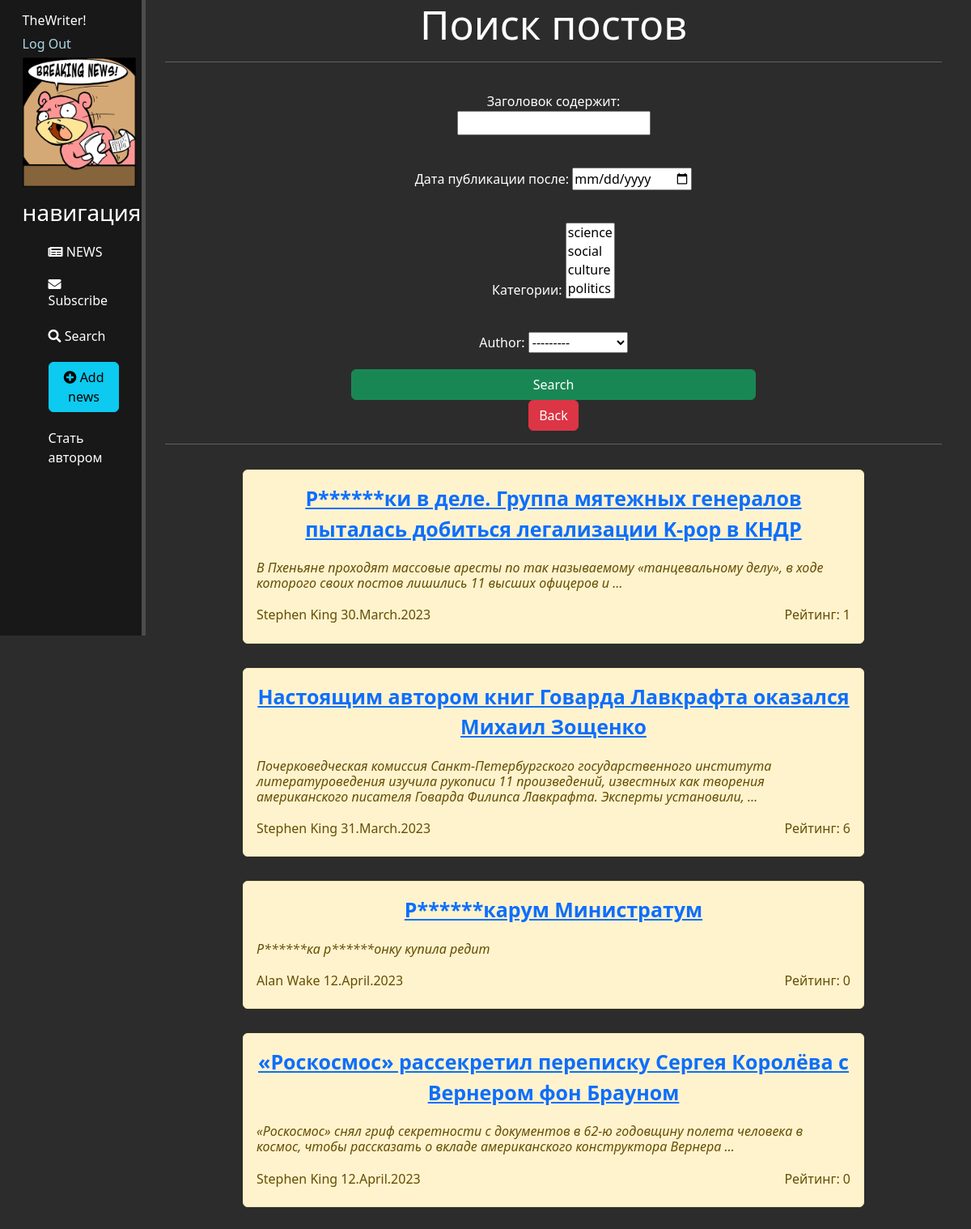
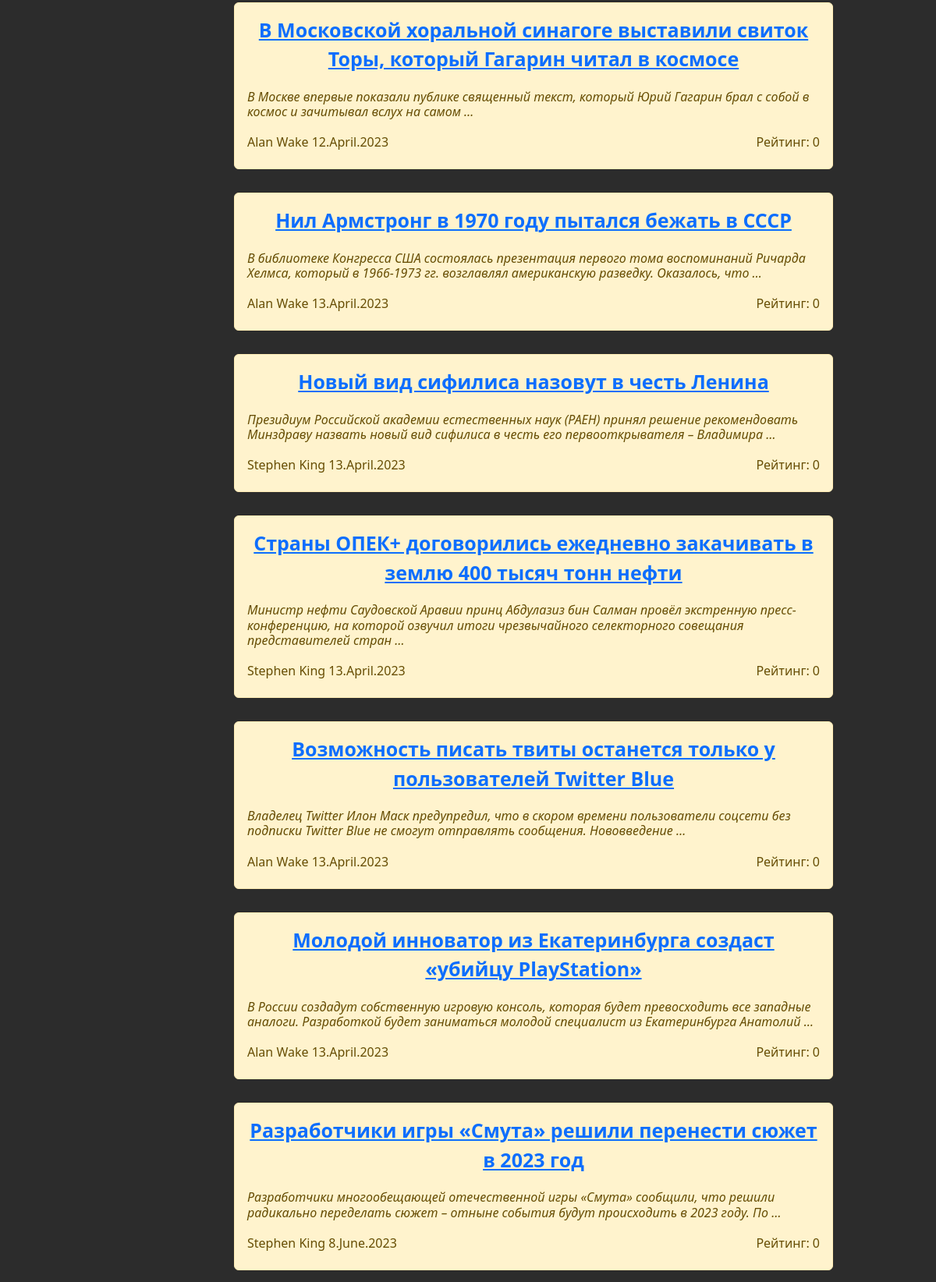
The page /posts/search/ (signed in) on the database its author committed (2 pictures, top to bottom).
### news/models.py (models this page shows, shortened)
class Post(models.Model):
    ar = 'Article'
    nw = 'News'
    post_types = [
        (ar, 'Article'),
        (nw, 'News')
    ]
    post_type = models.CharField(max_length=7, choices=post_types, default=nw)
    t_creation = models.DateTimeField(auto_now_add=True)
    title = models.CharField(max_length=255)
    content = models.TextField()
    rating = models.IntegerField(default=0, db_column='rating')
    author = models.ForeignKey('Author', on_delete=models.CASCADE, related_name='post')
    category = models.ManyToManyField('Category', blank=True, through='PostCategory', verbose_name='Категории')  # Связь многие к многим

class Author(models.Model):
    full_name = models.CharField(max_length=100)
    rating = models.IntegerField(default=0) # значение вычисляется в update_rating
    user = models.ForeignKey('auth.User', on_delete=models.CASCADE) # связь с методом User один к одному
    def update_rating(self):
        r_comments_by_author = Comment.objects.filter(user_id=self.user.id).aggregate(models.Sum('rating'))['rating__sum'] # new variant
        r_posts = Post.objects.filter(author_id=self).aggregate(models.Sum('rating')) #суммарный рейтинг за посты
        post_ids = Post.objects.filter(author_id=self).values_list('id', flat=True) #(flat=True) чтобы получить одним списком id всех постов этого автора
        r_comments_to_author_posts = Comment.objects.filter(post_id__in=post_ids).aggregate(models.Sum('rating'))['rating__sum']
        print(r_posts, r_posts['rating__sum'], r_comments_by_author, r_comments_to_author_posts)
        self.rating = (int(r_posts['rating__sum']) * 3) + int(r_comments_by_author) + int(r_comments_to_author_posts)
        print(self.rating)
        self.save()
    def __str__(self):
        return self.full_name

### news/views.py (the view)
# urls.py: path('search/', PostSearch.as_view(), name='search'),
class PostSearch(ListView):
    model = Post
    template_name = 'search.html'
    context_object_name = 'posts'
    success_url = reverse_lazy('posts_list')
    def get_queryset(self):
        queryset = super().get_queryset()  # Получаем обычный запрос
        self.filterset = PostFilter(self.request.GET, queryset)
        return self.filterset.qs
    def get_context_data(self, **kwargs):
        context = super().get_context_data(**kwargs)
        context['filterset'] = self.filterset
        return context

### news/models.py (called while the page is built)
    def __str__(self):
        return self.category_name

### news/templatetags/custom_filters.py (called while the page is built)
@register.filter()  # фильтр для цензуры
def censor(value):
   for word in bad_words:
      if word.lower() in value.lower():
         value = value.replace(word[1:-2], '*' * (len(word)-1))
   return value

@register.filter(name='has_group') # фильтр проверяющий к какой группе относится юзер
def has_group(user, group_name):
    return user.groups.filter(name=group_name).exists()

### templates/search.html (shortened to what this page needs)
{% extends 'flatpages/layout.html' %}
{% load custom_filters %}
{% block content %}
<div class="features">
       <h1>Поиск постов</h1>
      <hr>
    <div style="display: flex; justify-content: center;">
        <form action="" method="get" style="display: flex; flex-direction: column; margin: 0 auto;">
            {{ filterset.form.as_p }}
        <input type="submit" class="btn btn-success" value="Search" />
        </form>
    </div>
        <a href="../#"><button class="btn btn-danger">Back</button></a>
      <hr>
       {% if posts %}
           {% for post in posts %}
            <div class="alert alert-warning">
               <a href="{% url 'post_full' pk=post.pk %}">{{post.title|censor}}</a>
               <h6 style="text-align: left; font-style: italic;">{{post.content|truncatewords:20|censor}}</h6>
                <div style="display: flex; justify-content: space-between; align-items: center;">
                   <h6>{{post.author}} {{post.t_creation|date:"j.F.Y" }}</h6>
                    <h6>Рейтинг: {{post.rating}}</h6>
                </div>
            </div>
           {% endfor %}
       {% else %}
           <h2>Ничего не найдено</h2>
       {% endif %}
</div>
{% endblock content %}

### templates/flatpages/layout.html (shortened to what this page needs)
{% load static %}
{% load custom_filters %}
<html lang="en" xmlns="http://www.w3.org/1999/html">
<head>
    <link rel="stylesheet" href="https://cdn.jsdelivr.net/npm/bootstrap@5.2.3/dist/css/bootstrap.min.css">
    <link rel="stylesheet" href="{% static '/css/main.css' %}">
    <link rel="stylesheet" href="https://use.fontawesome.com/releases/v5.8.2/css/all.css">
</head>
<body>
    <aside>
        <div class="header">
            {% if user.is_authenticated %}
            <span>{{ user.username }}!&nbsp&nbsp</span>
            <a href="{% url 'logout' %}">Log Out</a>
            {% endif %}
        </div>
        <img src="{% static 'assets/logo.png' %}" alt="Иллюстрация">
        <h3>навигация</h3>
            <ul>
                <li><a href="{% url 'home' %}"><i class="fas fa-newspaper"></i> NEWS</a></li>
                <li><a href="{% url 'subscribe' %}"><i class="fas fa-envelope"></i> Subscribe</a></li>
                <li><a href="{% url 'search' %}"><i class="fa fa-search"></i> Search</a></li>
                {% if user.is_authenticated %}
                <li><a href="{% url 'create' %}"><button class="btn btn-info"><i class="fas fa-plus-circle"></i> Add news </button></a></li>
                    {% if not request.user|has_group:"authors"  %}
                         <li><a href="upgrade/">Стать автором</a></li>
                    {% endif %}
                    {% else %}
                    <li><a href="{% url 'login' %}"><button class="btn btn-info"> Log in </button></a></li>
                {% endif %}
            </ul>
    </aside>
    <main>
      {% block content %}
      {% endblock %}
    </main>
</body>
</html>

### static/css/main.css (style rules this page uses)
body { background: #2c2c2c; }
aside { position: fixed; margin-top: -15px; float: left; background: #181818; width: 15%; padding: 2.3%; height: 100vh; color: white; border-right: 5px solid #4d4d4d; }
aside img { width: 140px; float: center; margin-top: 5px; }
aside div a { color: #ADD8E6; margin-top: 5px; }
aside h3 { margin-top: 15px; }
aside ul { list-style: none !important; }
aside a { display: block; text-decoration: none; color: white; margin-top: 20px; transition: all .7s ease; }
.features { ; float: right; margin-left: 17%; color: white; text-align: center; width: 80%; float: left; }
.features h1 { font-size: 50px; }
.features p { max-width: 400px; margin: 20px auto; }
.features a { font-size: 25px; font-weight: bold; }
.alert-warning { float: left; clear: both; width: 80%; margin: 15px 10%; text-align: center; }
form { margin-left: 32%; width: 500px; margin-top: 50px; color: white; }

### rows shown on the page
Post: title|censor "Р******ки в деле. Группа мятежных генералов пыталась добиться легализации K-pop в КНДР", content|censor "В Пхеньяне проходят массовые аресты по так называемому «танцевальному делу», в ходе которого своих постов лишились 11 высших офицеров и …", author "Stephen King", t_creation "30.March.2023", rating "1"
Post: title|censor "Настоящим автором книг Говарда Лавкрафта оказался Михаил Зощенко", content|censor "Почерковедческая комиссия Санкт-Петербургского государственного института литературоведения изучила рукописи 11 произведений, известных как творения американского писателя Говарда Филипса Лавкрафта. Эксперты установили, …", author "Stephen King", t_creation "31.March.2023", rating "6"
Post: title|censor "Р******карум Министратум", content|censor "Р******ка р******онку купила редит", author "Alan Wake", t_creation "12.April.2023", rating "0"
Post: title|censor "«Роскосмос» рассекретил переписку Сергея Королёва с Вернером фон Брауном", content|censor "«Роскосмос» снял гриф секретности с документов в 62-ю годовщину полета человека в космос, чтобы рассказать о вкладе американского конструктора Вернера …", author "Stephen King", t_creation "12.April.2023", rating "0"
Post: title|censor "В Московской хоральной синагоге выставили свиток Торы, который Гагарин читал в космосе", content|censor "В Москве впервые показали публике священный текст, который Юрий Гагарин брал с собой в космос и зачитывал вслух на самом …", author "Alan Wake", t_creation "12.April.2023", rating "0"
Post: title|censor "Нил Армстронг в 1970 году пытался бежать в СССР", content|censor "В библиотеке Конгресса США состоялась презентация первого тома воспоминаний Ричарда Хелмса, который в 1966-1973 гг. возглавлял американскую разведку. Оказалось, что …", author "Alan Wake", t_creation "13.April.2023", rating "0"
Post: title|censor "Новый вид сифилиса назовут в честь Ленина", content|censor "Президиум Российской академии естественных наук (РАЕН) принял решение рекомендовать Минздраву назвать новый вид сифилиса в честь его первооткрывателя – Владимира …", author "Stephen King", t_creation "13.April.2023", rating "0"
Post: title|censor "Страны ОПЕК+ договорились ежедневно закачивать в землю 400 тысяч тонн нефти", content|censor "Министр нефти Саудовской Аравии принц Абдулазиз бин Салман провёл экстренную пресс-конференцию, на которой озвучил итоги чрезвычайного селекторного совещания представителей стран …", author "Stephen King", t_creation "13.April.2023", rating "0"
Post: title|censor "Возможность писать твиты останется только у пользователей Twitter Blue", content|censor "Владелец Twitter Илон Маск предупредил, что в скором времени пользователи соцсети без подписки Twitter Blue не смогут отправлять сообщения. Нововведение …", author "Alan Wake", t_creation "13.April.2023", rating "0"
Post: title|censor "Молодой инноватор из Екатеринбурга создаст «убийцу PlayStation»", content|censor "В России создадут собственную игровую консоль, которая будет превосходить все западные аналоги. Разработкой будет заниматься молодой специалист из Екатеринбурга Анатолий …", author "Alan Wake", t_creation "13.April.2023", rating "0"
Post: title|censor "Разработчики игры «Смута» решили перенести сюжет в 2023 год", content|censor "Разработчики многообещающей отечественной игры «Смута» сообщили, что решили радикально переделать сюжет – отныне события будут происходить в 2023 году. По …", author "Stephen King", t_creation "8.June.2023", rating "0"

### other values the page prints
{{ user.username }} "TheWriter"
